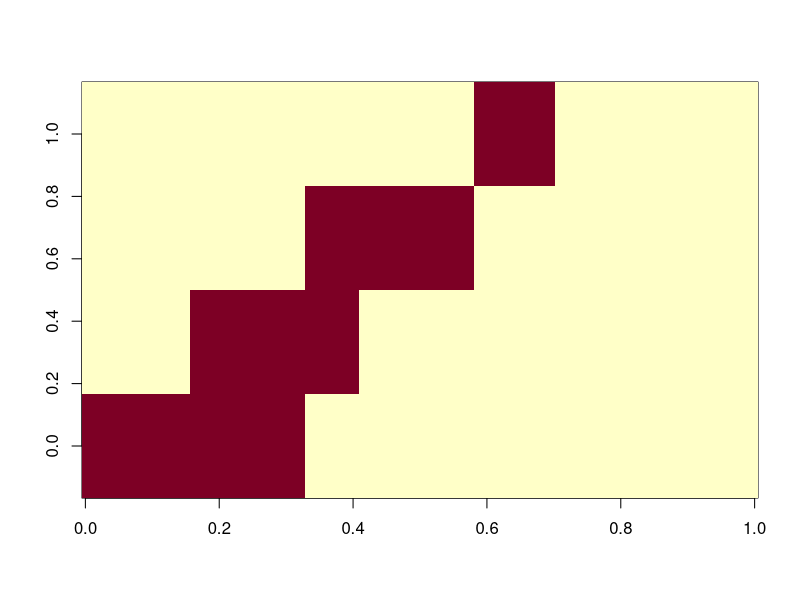

Here is the R script that generated this plot:
# simulator for various fixed effect models


simulate_data = function(
							Lambda,			# p x K matrix
							X,				# n x b matrix
							Z1,				# n x r matrix
							A1_chol,		# r x r upper triangle chol matrix
							F_vars,			# K x 3 matrix of fixed, A and E vars for factors
							E_h2,			# p vector of residual heritabilities
							mu,				# p vector of global means
							B,				# b x p residual fixed effects
							B_F	,			# b x K factor fixed effects
							sigma2_Resid	# p x 1 non-factor variances
						) {
  n = nrow(X)
  r = ncol(Z1)
  p = nrow(Lambda)
  K = ncol(Lambda)
  
  E_A1 = t(A1_chol) %*% matrix(rnorm(r*p),r,p) %*% diag(E_h2)
  F_A1 = t(A1_chol) %*% matrix(rnorm(r*k),r,k) %*% diag(F_vars[,2])
  
  E_R = matrix(rnorm(n*p),n,p) %*% diag(1-E_h2)
  F_R = matrix(rnorm(n*k),n,k) %*% diag(F_vars[,3])
  
  E = X %*% B + Z1 %*% E_A1 + E_R
  F = X %*% B_F + Z1 %*% F_A1 + F_R
  Y = matrix(1,n,1) %*% matrix(mu,1,p) + F %*% t(Lambda) + E %*% diag(sqrt(sigma2_Resid))
  
  return(Y)
}

save_sim = function(
						sim_ID = sim_ID,
						Lambda = Lambda,
						X = X,
						Z1 = Z1,
						A1_chol = A1_chol,
						F_vars = F_vars,
						E_h2 = E_h2,
						mu = mu,
						B = B,
						B_F = B_F,
						sigma2_Resid = sigma2_Resid
					){

	F_h2 = F_vars[,2]/(F_vars[,2]+F_vars[,3])
	sigma2_Resid = rgamma(p,3,6)

	Y = simulate_data(Lambda,X,Z1,A1_chol,F_vars,E_h2,mu,B,B_F,sigma2_Resid)
	sim_data = list(
					n      = n,
					k      = k,
					p      = p,
					b      = ncol(X),
					r      = n_Lines,
					Y      = Y,
					X      = X,
					Z1     = Z1,
					A1     = A1,
					B      = B,
					B_F    = B_F,
					mu     = mu,
					F_vars = F_vars,
					F_h2   = F_h2,
					E_h2   = E_h2,
					Lambda = Lambda,
					G      = Lambda %*% diag(F_h2) %*% t(Lambda) + diag(sigma2_Resid*E_h2),
					R      = Lambda %*% diag(1-F_h2) %*% t(Lambda) + diag(sigma2_Resid*(1-E_h2))
			)

	try(dir.create(sim_ID))
	save(sim_data,file=paste(sim_ID,'Sim_data.RData',sep='/'))
}

sim_reps = 3

n_Lines = 150
n_Reps = 3
n_TRT = 2
n = n_Lines*n_Reps*n_TRT
k = 4
p = 100

# design matrices
sample_info = data.frame(Line = gl(n_Lines,n_Reps*n_TRT),TRT = rep(c(0,1),each = n_Reps), Rep = c(1:n_Reps))
Z1 = model.matrix(~Line+0,sample_info)
X = model.matrix(~TRT+0,sample_info)
A1 = diag(1,ncol(Z1))
A1_chol = chol(A1)

Lambda = cbind(
	c(rep(1,floor(p/3)),rep(0,p-floor(p/3))),
	c(rep(0,floor(p/6)),rep(1,floor(p/4)),rep(0,p-floor(p/6)-floor(p/4))),
	c(rep(0,floor(p/3)),rep(1,floor(p/4)),rep(0,p-floor(p/4)-floor(p/3))),
	c(rep(0,floor(p/3)+floor(p/4)),rep(1,floor(p/8)),rep(0,p-floor(p/3)-floor(p/4)-floor(p/8))),
	c(rep(0,floor(p/3)+floor(p/4)),rep(0,floor(p/8)),rep(1,floor(p/8)),rep(0,p-floor(p/3)-floor(p/4)-2*floor(p/8))),
	c(rep(0,floor(p/3)+floor(p/4)),rep(0,2*floor(p/8)),rep(1,floor(p/8)),rep(0,p-floor(p/3)-floor(p/4)-3*floor(p/8))),
	c(rep(0,floor(p/3)+floor(p/4)),rep(0,3*floor(p/8)),rep(1,p-floor(p/3)-floor(p/4)-3*floor(p/8)))
	)
Lambda = Lambda[,1:k]
image(Lambda)
colSums(Lambda > 0)

for(rep in 1:sim_reps){

	# Set 1. Dense fixed effects, moderate heritability
	sim_ID = paste0('Sim_FE1_',rep)
	mu = rnorm(p)
	B = matrix(rep(c(1,-1),p/2),nr = 1)
	B_F = matrix(rep(0,k),nr = 1)
	F_vars = cbind(rep(0,k),sample(seq(.1,.7,length=k)))
	F_vars = cbind(F_vars,1-rowSums(F_vars))
	E_h2 = runif(p,0,.7)

	save_sim(sim_ID, Lambda, X, Z1, A1_chol, F_vars, E_h2, mu, B, B_F, sigma2_Resid)

	# Set 2. Factor fixed effects
		# first factor is 100% fixed. Remainder have 0% fixed

	sim_ID = paste0('Sim_FE2_',rep)
	mu = rnorm(p)
	B = matrix(0,nr = 1,nc = p)
	B_F = matrix(c(1,rep(0,k-1)),nr = 1)
	F_vars = cbind(c(1,rep(0,k-1)),c(0,sample(seq(.1,.7,length=k-1))))
	F_vars = cbind(F_vars,1-rowSums(F_vars))
	F_vars[1,3] = 0
	E_h2 = runif(p,0,.7)

	save_sim(sim_ID, Lambda, X, Z1, A1_chol, F_vars, E_h2, mu, B, B_F, sigma2_Resid)



	# Set 3. 1 joint fixed and random factor at 50% each. Rest only random

	sim_ID = paste0('Sim_FE3_',rep)
	mu = rnorm(p)
	B = matrix(0,nr = 1,nc = p)
	which_fixed = sample(1:k,1)
	B_F = matrix(0,nr = 1,nc = k)
	B_F[1,which_fixed] = 1
	F_vars = cbind(rep(0,k),sample(seq(.1,.7,length=k)))
	F_vars = cbind(F_vars,1-rowSums(F_vars))
	F_vars[which_fixed,1] = 0.5
	F_vars[which_fixed,-1] = 0.5 * F_vars[which_fixed,-1]

	save_sim(sim_ID, Lambda, X, Z1, A1_chol, F_vars, E_h2, mu, B, B_F, sigma2_Resid)

	# Set 4. 2 joint fixed and random factors at 50% each. Rest only random

	sim_ID = paste0('Sim_FE4_',rep)
	mu = rnorm(p)
	B = matrix(0,nr = 1,nc = p)
	which_fixed = sample(1:k,2)
	B_F = matrix(0,nr = 1,nc = k)
	B_F[1,which_fixed] = 1
	F_vars = cbind(rep(0,k),sample(seq(.1,.7,length=k)))
	F_vars = cbind(F_vars,1-rowSums(F_vars))
	F_vars[which_fixed,1] = 0.5
	F_vars[which_fixed,-1] = 0.5 * F_vars[which_fixed,-1]

	save_sim(sim_ID, Lambda, X, Z1, A1_chol, F_vars, E_h2, mu, B, B_F, sigma2_Resid)

}